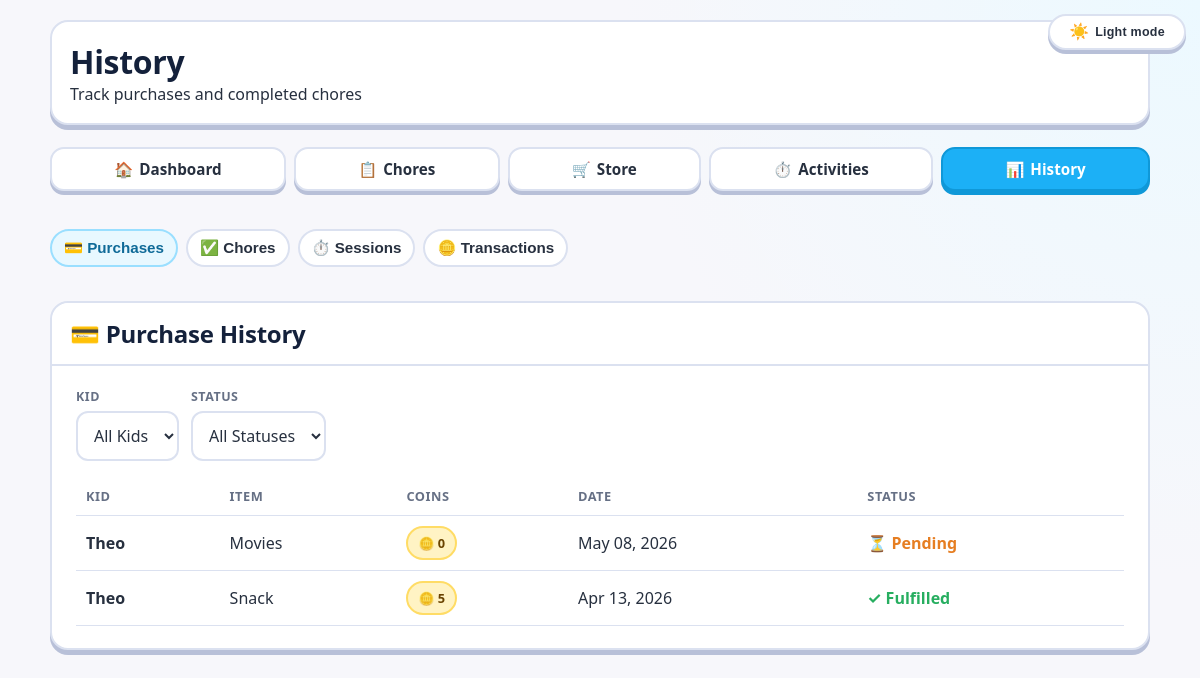
Screenshot of /parent/history (signed in) with the database file from the repository.
### src/models/main.py (models this page shows, shortened)
class StoreRedemption(db.Model):
	__tablename__ = "store_redemptions"
	id = db.Column(db.Integer, primary_key=True)
	store_item_id = db.Column(db.Integer, db.ForeignKey("store_items.id"), nullable=False, index=True)
	family_id = db.Column(db.Integer, db.ForeignKey("families.id"), nullable=False, index=True)
	requested_by_kid_id = db.Column(db.Integer, db.ForeignKey("kids.id"), nullable=False, index=True)
	status = db.Column(db.String(20), nullable=False, default="pending", index=True)
	requested_at = db.Column(db.DateTime, default=datetime.utcnow, nullable=False)
	resolved_at = db.Column(db.DateTime)
	resolved_by_parent_id = db.Column(db.Integer, db.ForeignKey("parents.id"), nullable=True)
	notes = db.Column(db.String(255))
	store_item = db.relationship("StoreItem", backref=db.backref("redemptions", lazy=True, cascade="all, delete-orphan"))
	family = db.relationship("Family", backref=db.backref("store_redemptions", lazy=True, cascade="all, delete-orphan"))
	requested_by_kid = db.relationship("Kid", backref=db.backref("store_redemptions", lazy=True))
	resolved_by_parent = db.relationship("Parent", foreign_keys=[resolved_by_parent_id])

class Kid(db.Model):
	__tablename__ = "kids"
	id = db.Column(db.Integer, primary_key=True)
	family_id = db.Column(db.Integer, db.ForeignKey("families.id"), nullable=False, index=True)
	display_name = db.Column(db.String(120), nullable=False)
	pin_hash = db.Column(db.String(255), nullable=False)
	created_at = db.Column(db.DateTime, default=datetime.utcnow, nullable=False)
	is_active = db.Column(db.Boolean, default=True, nullable=False)
	coin_balance = db.Column(db.Integer, default=0, nullable=False)
	family = db.relationship("Family", back_populates="kids")

class StoreItem(db.Model):
	__tablename__ = "store_items"
	id = db.Column(db.Integer, primary_key=True)
	family_id = db.Column(db.Integer, db.ForeignKey("families.id"), nullable=False, index=True)
	created_by_parent_id = db.Column(db.Integer, db.ForeignKey("parents.id"), nullable=False, index=True)
	name = db.Column(db.String(120), nullable=False)
	description = db.Column(db.Text)
	item_scope = db.Column(db.String(20), nullable=False, index=True)
	item_type = db.Column(db.String(20), default="basic", nullable=False)
	kid_coin_cost = db.Column(db.Integer, default=0, nullable=False)
	family_point_cost = db.Column(db.Integer, default=0, nullable=False)
	timing_mode = db.Column(db.String(20))  # countdown | stopwatch
	session_duration_minutes = db.Column(db.Integer)  # for countdown
	session_rate_type = db.Column(db.String(20))  # flat | per_minute
	session_flat_cost = db.Column(db.Integer, default=0)
	session_coin_per_minute = db.Column(db.Integer, default=0)
	session_max_participants = db.Column(db.Integer, default=1)
	stock_qty = db.Column(db.Integer, default=-1, nullable=False)
	is_active = db.Column(db.Boolean, default=True, nullable=False)
	created_at = db.Column(db.DateTime, default=datetime.utcnow, nullable=False)
	family = db.relationship("Family", backref=db.backref("store_items", lazy=True, cascade="all, delete-orphan"))
	created_by_parent = db.relationship("Parent", backref=db.backref("store_items", lazy=True))
	sessions = db.relationship("StoreTimedSession", back_populates="store_item", cascade="all, delete-orphan")

### src/controllers/routes.py (the view)
@public_bp.get("/parent/history")
@parent_web_login_required
def parent_history():
	parent, family = _load_parent_and_family()
	if not parent or not family:
		session.clear()
		flash("Session expired. Please log in again.", "error")
		return redirect(url_for("public.login"))
	kids = Kid.query.filter_by(family_id=family.id, is_active=True).order_by(Kid.display_name.asc()).all()
	purchase_history = (
		StoreRedemption.query.filter_by(family_id=family.id)
		.order_by(StoreRedemption.requested_at.desc())
		.all()
	)
	chore_submissions = (
		ChoreSubmission.query.filter_by(family_id=family.id)
		.order_by(ChoreSubmission.claimed_at.desc())
		.all()
	)
	chores = Chore.query.filter_by(family_id=family.id, is_active=True).order_by(Chore.name.asc()).all()
	return render_template(
		"private/parents/history/index.html",
		parent=parent,
		family=family,
		kids=kids,
		purchase_history=purchase_history,
		chore_submissions=chore_submissions,
		chores=chores,
		game_sessions=[],
	)

### src/controllers/routes.py (called while the page is built)
def parent_web_login_required(func):
	@wraps(func)
	def wrapper(*args, **kwargs):
		if session.get("role") != "parent" or not session.get("parent_id"):
			flash("Please log in as a parent to continue.", "error")
			return redirect(url_for("public.login"))
		return func(*args, **kwargs)
	return wrapper

def _load_parent_and_family():
	parent = Parent.query.get(session.get("parent_id"))
	family = Family.query.get(session.get("family_id"))
	return parent, family

### src/templates/private/parents/history/index.html (shortened to what this page needs)
{% extends "bases/private.html" %}
{% block content %}
<div class="dashboard-container">
    <div class="dashboard-header">
        <h1>History</h1>
        <p>Track purchases and completed chores</p>
    </div>
    {% include 'private/parents/components/navbar.html' %}
    <ul class="my-tabs" role="tablist">
        <li class="my-tab-item" role="presentation">
            <button class="my-tab-link active" data-my-toggle="tab" data-my-target="#purchases" type="button" role="tab">
                💳 Purchases
            </button>
        </li>
        <li class="my-tab-item" role="presentation">
            <button class="my-tab-link" data-my-toggle="tab" data-my-target="#chores" type="button" role="tab">
                ✅ Chores
            </button>
        </li>
        <li class="my-tab-item" role="presentation">
            <button class="my-tab-link" data-my-toggle="tab" data-my-target="#sessions" type="button" role="tab">
                ⏱️ Sessions
            </button>
        </li>
        <li class="my-tab-item" role="presentation">
            <button class="my-tab-link" data-my-toggle="tab" data-my-target="#transactions" type="button" role="tab">
                🪙 Transactions
            </button>
        </li>
    </ul>
    <div class="my-tab-content">
        <div class="my-tab-pane active" id="purchases" role="tabpanel">
            {% include 'private/parents/history/purchase_history.html' %}
        </div>
    </div>
</div>
{% endblock %}

### src/templates/private/parents/history/purchase_history.html (shortened to what this page needs)
<div class="dashboard-card full-width">
    <div class="card-header">
        <h2>💳 Purchase History</h2>
    </div>
    <div class="card-body">
        {% if purchase_history %}
        <div class="d-flex flex-wrap gap-3 mb-4">
            <div>
                <label class="form-label" for="purchaseKidFilter">Kid</label>
                <select id="purchaseKidFilter" class="form-control">
                    <option value="all">All Kids</option>
                </select>
            </div>
            <div>
                <label class="form-label" for="purchaseStatusFilter">Status</label>
                <select id="purchaseStatusFilter" class="form-control">
                    <option value="all">All Statuses</option>
                </select>
            </div>
        </div>
        <div class="table-responsive">
            <table class="table table-striped" style="width:100%;">
                <thead>
                    <tr>
                        <th>Kid</th>
                        <th>Item</th>
                        <th>Coins</th>
                        <th>Date</th>
                        <th>Status</th>
                    </tr>
                </thead>
                <tbody>
                    {% for r in purchase_history %}
                    <tr class="purchase-row" data-kid-id="{{ r.requested_by_kid_id }}" data-status="{{ r.status }}">
                        <td><strong>{{ r.requested_by_kid.display_name if r.requested_by_kid else '—' }}</strong></td>
                        <td>{{ r.store_item.name if r.store_item else '—' }}</td>
                        <td>
                            {% if r.store_item %}
                            <span class="coin-badge">🪙 {{ r.store_item.kid_coin_cost }}</span>
                            {% else %}—{% endif %}
                        </td>
                        <td>{{ r.requested_at.strftime('%b %d, %Y') }}</td>
                        <td>
                            {% if r.status == 'fulfilled' %}
                            <span style="color:var(--success-primary,#27ae60);font-weight:700;">✓ Fulfilled</span>
                            {% elif r.status == 'approved' %}
                            <span style="color:var(--success-primary,#27ae60);font-weight:700;">✓ Approved</span>
                            {% elif r.status == 'pending' %}
                            <span style="color:var(--warning-primary,#e67e22);font-weight:700;">⏳ Pending</span>
                            {% elif r.status == 'rejected' %}
                            <span style="color:var(--danger-primary,#e74c3c);font-weight:700;">✕ Rejected</span>
                            {% else %}
                            {{ r.status }}
                            {% endif %}
                        </td>
                    </tr>
                    {% endfor %}
                </tbody>
            </table>
        </div>
        {% else %}
        <div class="empty-state">No purchases yet.</div>
        {% endif %}
    </div>
</div>

### src/static/css/galactic-opera.css (style rules this page uses)
:root { --duo-green: #58cc02; --duo-green-dark: #46a302; --duo-blue: #1cb0f6; --duo-yellow: #ffc800; --duo-red: #ff4b4b; --duo-purple: #8549ba; --duo-ink: #27303f; --duo-muted: #667085; --duo-bg: #f7f7fb; --duo-panel: #ffffff; --duo-border: #dbe1f0; --duo-shadow: #b8c0d8; --radius: 18px; --text-primary: #27303f; --text-secondary: #667085; --text-muted: #8a94a8; --border-color: #dbe1f0; --surface: #ffffff; --coin-primary: #ffc800; --coin-dark: #d0a600; }
* { box-sizing: border-box; }
body { margin: 0; color: var(--duo-ink); font-family: "Nunito", "Avenir Next", "Segoe UI", -apple-system, BlinkMacSystemFont, sans-serif; background: radial-gradient(circle at top right, #ecf9ff 0%, transparent 40%), var(--duo-bg); min-height: 100vh; }
h1, h2, h3, h4 { margin: 0; color: #14213b; font-weight: 900; letter-spacing: -0.01em; }
p { margin: 0; }
.panel, .dashboard-card, .card, .modal-content { background: var(--duo-panel); border: 2px solid var(--duo-border); border-radius: var(--radius); box-shadow: 0 5px 0 var(--duo-shadow); }
.card-body { padding: 22px 24px; }
.dashboard-container { display: grid; gap: 22px; }
.dashboard-header { background: var(--duo-panel); border: 2px solid var(--duo-border); border-radius: var(--radius); box-shadow: 0 5px 0 var(--duo-shadow); padding: 18px; }
.card-header { display: flex; align-items: center; justify-content: space-between; gap: 10px; border-bottom: 2px solid var(--duo-border); padding: 14px 18px; border-radius: var(--radius) var(--radius) 0 0; background: color-mix(in srgb, var(--duo-panel) 85%, #ffffff 15%); }
.btn, button, .btn-primary, .btn-success, .btn-danger, .btn-secondary, .nav-btn { display: inline-flex; align-items: center; justify-content: center; gap: 6px; border-radius: 14px; border: 2px solid transparent; padding: 10px 14px; font-weight: 900; font-size: 0.95rem; cursor: pointer; transition: transform .08s ease; }
input, select, textarea, .form-control { width: 100%; border-radius: 12px; border: 2px solid var(--duo-border); background: var(--duo-panel); color: var(--duo-ink); padding: 11px 12px; font: inherit; }
label, .form-label { display: block; margin-bottom: 6px; font-size: 0.78rem; font-weight: 900; letter-spacing: .04em; text-transform: uppercase; color: var(--duo-muted); }
.coin-badge, .point-badge, .frequency-badge, .status-badge, .sibling-badge { display: inline-flex; align-items: center; gap: 4px; font-size: .8rem; font-weight: 900; border-radius: 999px; padding: 6px 10px; border: 2px solid; }
.coin-badge { color: #6a4300; background: #fff3c4; border-color: #ffdc65; }
.my-tabs { list-style: none; margin: 0; padding: 0; display: flex; gap: 8px; flex-wrap: wrap; }
.full-width { width: 100%; }
.my-tab-link { border: 2px solid var(--duo-border); border-radius: 999px; padding: 8px 12px; background: var(--duo-panel); color: var(--duo-ink); font-weight: 900; cursor: pointer; }
.my-tab-link.active { border-color: #9adfff; background: #e8f8ff; color: #0f6a98; }
.my-tab-content { margin-top: 12px; }
.my-tab-pane { display: none; }
.my-tab-pane.active { display: block; }
.table-responsive { overflow-x: auto; }
table { border-collapse: collapse; width: 100%; background: var(--duo-panel); }
th, td { text-align: left; padding: 10px; border-bottom: 1px solid var(--duo-border); }
thead th { font-size: .8rem; text-transform: uppercase; color: var(--duo-muted); letter-spacing: .04em; }
.d-flex { display: flex; }
.flex-wrap { flex-wrap: wrap; }
.gap-3 { gap: 12px; }
.mb-4 { margin-bottom: 16px; }

### rows the page displays
StoreRedemption: requested_by_kid "Theo", store_item "Movies", store_item.kid_coin_cost "0", requested_at "May 08, 2026", status "⏳ Pending"
StoreRedemption: requested_by_kid "Theo", store_item "Snack", store_item.kid_coin_cost "5", requested_at "Apr 13, 2026", status "✓ Fulfilled"
